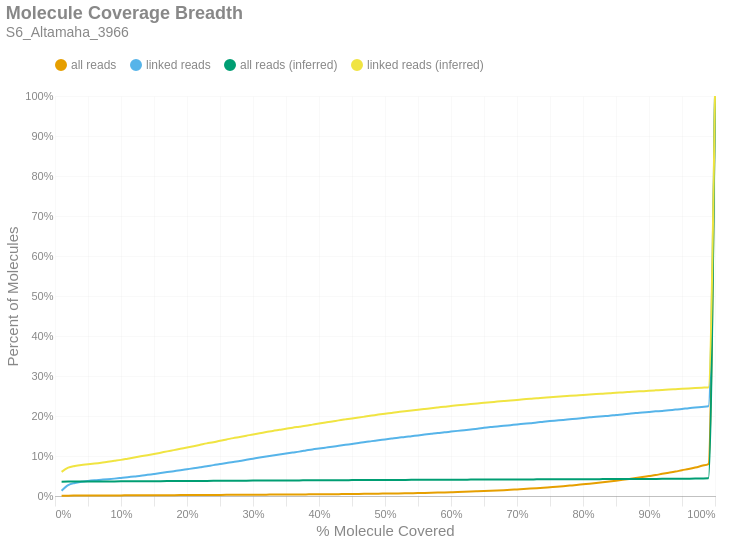

This figure's notebook cell:
### Markdown cell above
### Molecule Read Coverage
This chart shows molecule coverage breadth as computed by the number of bases aligned to that molecule. In other words, "*how much of each unique long molecule is actually sequenced/aligned?*" Keep in mind there is a distinction between sequences and alignments, since some sequences belonging to a particular molecule may not align well and wouldn't appear in the alignment data. This chart also shows molecule coverage breadth as computed by the *inferred fragment* from which the aligned sequences originate. Unlike read coverage, this calculation takes into account the total insert size, including unsequenced gaps between the forward and reverse reads. Like the previous figures, these are cumulative percents.

### Code cell
if SKIPLR:
    print_html(f"Skipped")
else:
    binned_df = consolidated_hist(valids['coverage_bp'], mask, 0.01, True)
    binned_df_inf = consolidated_hist(valids['coverage_inserts'], mask, 0.01, True)
    binned_df = binned_df.with_columns(pl.lit(binned_df_inf['all reads (cumsum)']).alias('all reads (inferred)'))
    binned_df = binned_df.with_columns(pl.lit(binned_df_inf['linked reads (cumsum)']).alias('linked reads (inferred)'))
    binned_df = binned_df.with_columns(
        (pl.col('bin').cast(pl.Float64) + 0.01).alias('right_edge')
    )

    with SafeRender(binned_df):
        (
            density_plot(binned_df, 'Molecule Coverage Breadth', samplename, 'molcov', ['all reads (inferred)','linked reads (inferred)'])
            .encode(
                #x=alt.X('bin:Q', title="% Molecule Covered").axis(format = '%').scale(padding=0),
                x=alt.X('right_edge:Q', title="% Molecule Covered").axis(format='%').scale(padding=0),
                y=alt.Y('value:Q', title='Percent of Molecules')
                    .axis(format='%')
                    .stack(False)
                    .scale(domainMin=0, padding=0),
                color=alt.Color("key:N").scale(domain = ["all reads", "linked reads", "all reads (inferred)", "linked reads (inferred)"]),
                tooltip = [
                    alt.Tooltip("key:N", title = "Data Type"),
                    alt.Tooltip("range_label:N", title="% Molecule Covered"),
                    alt.Tooltip("value:Q", format = ".2%", title="% Molecules")
                ]
            )
        ).display()

### Figure 1 — Vega-Lite specification as saved in the notebook (floating-point values rounded to 4 significant figures)
{"width": "container", "height": 400, "config": {"title": {"anchor": "start", "dy": -15, "fontSize": 18, "color": "#888888", "subtitleColor": "#888888", "subtitleFontSize": 14}, "arc": {"fill": "#0072B2"}, "axis": {"domainColor": "#888888", "domainWidth": 0.5, "gridWidth": 0.2, "grid": false, "titleFontWeight": 400, "titleFontSize": 15, "labelFontSize": 11, "labelColor": "#888888", "tickColor": "#888888", "tickWidth": 0.2, "titleColor": "#888888"}, "axisBand": {"grid": false}, "axisX": {"grid": true, "tickSize": 10, "domainCap": "round"}, "axisY": {"domain": false, "grid": true, "tickSize": 0, "domainCap": "round"}, "background": "transparent", "header": {"labelFontSize": 15, "labelColor": "#888888", "titleFontSize": 15, "titleFontWeight": 600, "titleColor": "#888888"}, "legend": {"labelFont": "sans-serif", "labelFontSize": 12, "labelColor": "#888888", "symbolSize": 100, "symbolType": "circle", "titleFontSize": 12, "titlePadding": 10, "titleColor": "#888888", "title": null, "orient": "top"}, "range": {"category": ["#E69F00", "#56B4E9", "#009E73", "#F0E442", "#0072B2", "#D55E00", "#CC79A7", "#000000"], "diverging": ["#cfe8f3", "#a2d4ec", "#73bfe2", "#46abdb", "#1696d2", "#12719e"]}, "area": {"fill": "#0072B2", "fillOpacity": 0.7, "line": true, "strokeOpacity": 0.7}, "line": {"color": "#0072B2", "stroke": "#0072B2", "strokeWidth": 2}, "trail": {"color": "#0072B2", "stroke": "#0072B2", "strokeWidth": 0, "size": 1}, "point": {"filled": true, "fillOpacity": 1.0, "size": 95}, "text": {"color": "#888888", "fontSize": 11, "align": "right", "fontWeight": 400, "size": 11}, "bar": {"fill": "#0072B2", "stroke": null}, "view": {"stroke": null, "continuousWidth": 660, "continuousHeight": 400}}, "data": {"name": "data-ef0fddec7458f22fbdef718cc9c23b56"}, "mark": {"type": "line", "interpolate": "monotone", "point": {"opacity": 0, "size": 275}}, "encoding": {"color": {"field": "key", "scale": {"domain": ["all reads", "linked reads", "all reads (inferred)", "linked reads (inferred)"]}, "type": "nominal"}, "tooltip": [{"field": "key", "title": "Data Type", "type": "nominal"}, {"field": "range_label", "title": "% Molecule Covered", "type": "nominal"}, {"field": "value", "format": ".2%", "title": "% Molecules", "type": "quantitative"}], "x": {"axis": {"format": "%"}, "field": "right_edge", "scale": {"padding": 0}, "title": "% Molecule Covered", "type": "quantitative"}, "y": {"axis": {"format": "%"}, "field": "value", "scale": {"domainMin": 0, "padding": 0}, "stack": false, "title": "Percent of Molecules", "type": "quantitative"}}, "params": [{"name": "param_c36ac31b6afebe62", "select": {"type": "point", "fields": ["key"]}, "bind": "legend"}], "title": {"text": "Molecule Coverage Breadth", "subtitle": "S6_Altamaha_3966"}, "transform": [{"fold": ["all reads (cumsum)", "linked reads (cumsum)", "all reads (inferred)", "linked reads (inferred)"]}, {"calculate": "replace(datum.key, ' (cumsum)', '')", "as": "key"}, {"filter": {"param": "param_c36ac31b6afebe62"}}], "usermeta": {"embedOptions": {"downloadFileName": "S6_Altamaha_3966.molcov"}}, "$schema": "https://vega.github.io/schema/vega-lite/v6.1.0.json", "datasets": {"data-ef0fddec7458f22fbdef718cc9c23b56": [{"bin": "0.0", "interval": "0.0-0.01", "all reads": 0.0004126, "linked reads": 0.01311, "all reads (cumsum)": 0.0004126, "linked reads (cumsum)": 0.01311, "range_label": "0.0-0.01", "all reads (inferred)": 0.03567, "linked reads (inferred)": 0.06022, "right_edge": 0.01}, {"bin": "0.01", "interval": "0.01-0.02", "all reads": 0.0004444, "linked reads": 0.01408, "all reads (cumsum)": 0.000857, "linked reads (cumsum)": 0.02719, "range_label": "0.01-0.02", "all reads (inferred)": 0.03597, "linked reads (inferred)": 0.07077, "right_edge": 0.02}, {"bin": "0.02", "interval": "0.02-0.03", "all reads": 0.0001897, "linked reads": 0.005324, "all reads (cumsum)": 0.001047, "linked reads (cumsum)": 0.03251, "range_label": "0.02-0.03", "all reads (inferred)": 0.03609, "linked reads (inferred)": 0.07497, "right_edge": 0.03}, {"bin": "0.03", "interval": "0.03-0.04", "all reads": 0.0001124, "linked reads": 0.003148, "all reads (cumsum)": 0.001159, "linked reads (cumsum)": 0.03566, "range_label": "0.03-0.04", "all reads (inferred)": 0.03617, "linked reads (inferred)": 0.07762, "right_edge": 0.04}, {"bin": "0.04", "interval": "0.04-0.05", "all reads": 8.051e-05, "linked reads": 0.002076, "all reads (cumsum)": 0.00124, "linked reads (cumsum)": 0.03774, "range_label": "0.04-0.05", "all reads (inferred)": 0.03622, "linked reads (inferred)": 0.07919, "right_edge": 0.05}, {"bin": "0.05", "interval": "0.05-0.06", "all reads": 7.005e-05, "linked reads": 0.001591, "all reads (cumsum)": 0.00131, "linked reads (cumsum)": 0.03933, "range_label": "0.05-0.06", "all reads (inferred)": 0.03628, "linked reads (inferred)": 0.08102, "right_edge": 0.06}, {"bin": "0.06", "interval": "0.06-0.07", "all reads": 6.186e-05, "linked reads": 0.001272, "all reads (cumsum)": 0.001371, "linked reads (cumsum)": 0.0406, "range_label": "0.06-0.07", "all reads (inferred)": 0.03635, "linked reads (inferred)": 0.08314, "right_edge": 0.07}, {"bin": "0.07", "interval": "0.07-0.08", "all reads": 5.55e-05, "linked reads": 0.001306, "all reads (cumsum)": 0.001427, "linked reads (cumsum)": 0.04191, "range_label": "0.07-0.08", "all reads (inferred)": 0.03643, "linked reads (inferred)": 0.08566, "right_edge": 0.08}, {"bin": "0.08", "interval": "0.08-0.09", "all reads": 6.141e-05, "linked reads": 0.00154, "all reads (cumsum)": 0.001488, "linked reads (cumsum)": 0.04345, "range_label": "0.08-0.09", "all reads (inferred)": 0.0365, "linked reads (inferred)": 0.08795, "right_edge": 0.09}, {"bin": "0.09", "interval": "0.09-0.1", "all reads": 6.641e-05, "linked reads": 0.001725, "all reads (cumsum)": 0.001555, "linked reads (cumsum)": 0.04517, "range_label": "0.09-0.1", "all reads (inferred)": 0.03657, "linked reads (inferred)": 0.09033, "right_edge": 0.1}, {"bin": "0.1", "interval": "0.1-0.11", "all reads": 7.187e-05, "linked reads": 0.001775, "all reads (cumsum)": 0.001627, "linked reads (cumsum)": 0.04695, "range_label": "0.1-0.11", "all reads (inferred)": 0.03666, "linked reads (inferred)": 0.09334, "right_edge": 0.11}, {"bin": "0.11", "interval": "0.11-0.12", "all reads": 6.96e-05, "linked reads": 0.001976, "all reads (cumsum)": 0.001696, "linked reads (cumsum)": 0.04892, "range_label": "0.11-0.12", "all reads (inferred)": 0.03675, "linked reads (inferred)": 0.09642, "right_edge": 0.12}, {"bin": "0.12", "interval": "0.12-0.13", "all reads": 6.459e-05, "linked reads": 0.001758, "all reads (cumsum)": 0.001761, "linked reads (cumsum)": 0.05068, "range_label": "0.12-0.13", "all reads (inferred)": 0.03684, "linked reads (inferred)": 0.09929, "right_edge": 0.13}, {"bin": "0.13", "interval": "0.13-0.14", "all reads": 8.051e-05, "linked reads": 0.00226, "all reads (cumsum)": 0.001841, "linked reads (cumsum)": 0.05294, "range_label": "0.13-0.14", "all reads (inferred)": 0.03692, "linked reads (inferred)": 0.102, "right_edge": 0.14}, {"bin": "0.14", "interval": "0.14-0.15", "all reads": 7.369e-05, "linked reads": 0.00211, "all reads (cumsum)": 0.001915, "linked reads (cumsum)": 0.05505, "range_label": "0.14-0.15", "all reads (inferred)": 0.03701, "linked reads (inferred)": 0.105, "right_edge": 0.15}, {"bin": "0.15", "interval": "0.15-0.16", "all reads": 8.233e-05, "linked reads": 0.002227, "all reads (cumsum)": 0.001997, "linked reads (cumsum)": 0.05728, "range_label": "0.15-0.16", "all reads (inferred)": 0.0371, "linked reads (inferred)": 0.1082, "right_edge": 0.16}, {"bin": "0.16", "interval": "0.16-0.17", "all reads": 8.324e-05, "linked reads": 0.002495, "all reads (cumsum)": 0.002081, "linked reads (cumsum)": 0.05977, "range_label": "0.16-0.17", "all reads (inferred)": 0.03721, "linked reads (inferred)": 0.1115, "right_edge": 0.17}, {"bin": "0.17", "interval": "0.17-0.18", "all reads": 8.142e-05, "linked reads": 0.002277, "all reads (cumsum)": 0.002162, "linked reads (cumsum)": 0.06205, "range_label": "0.17-0.18", "all reads (inferred)": 0.0373, "linked reads (inferred)": 0.1147, "right_edge": 0.18}, {"bin": "0.18", "interval": "0.18-0.19", "all reads": 8.142e-05, "linked reads": 0.002244, "all reads (cumsum)": 0.002243, "linked reads (cumsum)": 0.06429, "range_label": "0.18-0.19", "all reads (inferred)": 0.03739, "linked reads (inferred)": 0.118, "right_edge": 0.19}, {"bin": "0.19", "interval": "0.19-0.2", "all reads": 8.37e-05, "linked reads": 0.002545, "all reads (cumsum)": 0.002327, "linked reads (cumsum)": 0.06684, "range_label": "0.19-0.2", "all reads (inferred)": 0.03749, "linked reads (inferred)": 0.1212, "right_edge": 0.2}, {"bin": "0.2", "interval": "0.2-0.21", "all reads": 9.007e-05, "linked reads": 0.002562, "all reads (cumsum)": 0.002417, "linked reads (cumsum)": 0.0694, "range_label": "0.2-0.21", "all reads (inferred)": 0.03758, "linked reads (inferred)": 0.1245, "right_edge": 0.21}, {"bin": "0.21", "interval": "0.21-0.22", "all reads": 7.824e-05, "linked reads": 0.002444, "all reads (cumsum)": 0.002495, "linked reads (cumsum)": 0.07184, "range_label": "0.21-0.22", "all reads (inferred)": 0.03769, "linked reads (inferred)": 0.128, "right_edge": 0.22}, {"bin": "0.22", "interval": "0.22-0.23", "all reads": 8.597e-05, "linked reads": 0.002495, "all reads (cumsum)": 0.002581, "linked reads (cumsum)": 0.07434, "range_label": "0.22-0.23", "all reads (inferred)": 0.03779, "linked reads (inferred)": 0.1316, "right_edge": 0.23}, {"bin": "0.23", "interval": "0.23-0.24", "all reads": 9.643e-05, "linked reads": 0.002863, "all reads (cumsum)": 0.002678, "linked reads (cumsum)": 0.0772, "range_label": "0.23-0.24", "all reads (inferred)": 0.03788, "linked reads (inferred)": 0.1344, "right_edge": 0.24}, {"bin": "0.24", "interval": "0.24-0.25", "all reads": 8.506e-05, "linked reads": 0.002528, "all reads (cumsum)": 0.002763, "linked reads (cumsum)": 0.07973, "range_label": "0.24-0.25", "all reads (inferred)": 0.03799, "linked reads (inferred)": 0.1382, "right_edge": 0.25}, {"bin": "0.25", "interval": "0.25-0.26", "all reads": 8.734e-05, "linked reads": 0.002629, "all reads (cumsum)": 0.00285, "linked reads (cumsum)": 0.08236, "range_label": "0.25-0.26", "all reads (inferred)": 0.03808, "linked reads (inferred)": 0.1414, "right_edge": 0.26}, {"bin": "0.26", "interval": "0.26-0.27", "all reads": 9.825e-05, "linked reads": 0.00288, "all reads (cumsum)": 0.002949, "linked reads (cumsum)": 0.08524, "range_label": "0.26-0.27", "all reads (inferred)": 0.03818, "linked reads (inferred)": 0.1447, "right_edge": 0.27}, {"bin": "0.27", "interval": "0.27-0.28", "all reads": 8.142e-05, "linked reads": 0.002344, "all reads (cumsum)": 0.00303, "linked reads (cumsum)": 0.08758, "range_label": "0.27-0.28", "all reads (inferred)": 0.03827, "linked reads (inferred)": 0.1476, "right_edge": 0.28}, {"bin": "0.28", "interval": "0.28-0.29", "all reads": 9.916e-05, "linked reads": 0.002897, "all reads (cumsum)": 0.003129, "linked reads (cumsum)": 0.09048, "range_label": "0.28-0.29", "all reads (inferred)": 0.03836, "linked reads (inferred)": 0.1507, "right_edge": 0.29}, {"bin": "0.29", "interval": "0.29-0.3", "all reads": 0.0001051, "linked reads": 0.002846, "all reads (cumsum)": 0.003234, "linked reads (cumsum)": 0.09332, "range_label": "0.29-0.3", "all reads (inferred)": 0.03846, "linked reads (inferred)": 0.154, "right_edge": 0.3}, {"bin": "0.3", "interval": "0.3-0.31", "all reads": 0.0001001, "linked reads": 0.002846, "all reads (cumsum)": 0.003334, "linked reads (cumsum)": 0.09617, "range_label": "0.3-0.31", "all reads (inferred)": 0.03855, "linked reads (inferred)": 0.157, "right_edge": 0.31}, {"bin": "0.31", "interval": "0.31-0.32", "all reads": 9.507e-05, "linked reads": 0.002696, "all reads (cumsum)": 0.003429, "linked reads (cumsum)": 0.09887, "range_label": "0.31-0.32", "all reads (inferred)": 0.03863, "linked reads (inferred)": 0.1597, "right_edge": 0.32}, {"bin": "0.32", "interval": "0.32-0.33", "all reads": 9.689e-05, "linked reads": 0.002562, "all reads (cumsum)": 0.003526, "linked reads (cumsum)": 0.1014, "range_label": "0.32-0.33", "all reads (inferred)": 0.03872, "linked reads (inferred)": 0.1628, "right_edge": 0.33}, {"bin": "0.33", "interval": "0.33-0.34", "all reads": 9.325e-05, "linked reads": 0.002344, "all reads (cumsum)": 0.003619, "linked reads (cumsum)": 0.1038, "range_label": "0.33-0.34", "all reads (inferred)": 0.0388, "linked reads (inferred)": 0.1654, "right_edge": 0.34}, {"bin": "0.34", "interval": "0.34-0.35", "all reads": 0.0001037, "linked reads": 0.002545, "all reads (cumsum)": 0.003723, "linked reads (cumsum)": 0.1063, "range_label": "0.34-0.35", "all reads (inferred)": 0.03889, "linked reads (inferred)": 0.168, "right_edge": 0.35}, {"bin": "0.35", "interval": "0.35-0.36", "all reads": 0.0001028, "linked reads": 0.002377, "all reads (cumsum)": 0.003826, "linked reads (cumsum)": 0.1087, "range_label": "0.35-0.36", "all reads (inferred)": 0.03897, "linked reads (inferred)": 0.1709, "right_edge": 0.36}, {"bin": "0.36", "interval": "0.36-0.37", "all reads": 0.0001005, "linked reads": 0.00226, "all reads (cumsum)": 0.003926, "linked reads (cumsum)": 0.111, "range_label": "0.36-0.37", "all reads (inferred)": 0.03905, "linked reads (inferred)": 0.1732, "right_edge": 0.37}, {"bin": "0.37", "interval": "0.37-0.38", "all reads": 0.0001187, "linked reads": 0.002746, "all reads (cumsum)": 0.004045, "linked reads (cumsum)": 0.1137, "range_label": "0.37-0.38", "all reads (inferred)": 0.03912, "linked reads (inferred)": 0.1756, "right_edge": 0.38}, {"bin": "0.38", "interval": "0.38-0.39", "all reads": 0.0001246, "linked reads": 0.002796, "all reads (cumsum)": 0.00417, "linked reads (cumsum)": 0.1165, "range_label": "0.38-0.39", "all reads (inferred)": 0.03921, "linked reads (inferred)": 0.1784, "right_edge": 0.39}, {"bin": "0.39", "interval": "0.39-0.4", "all reads": 0.0001164, "linked reads": 0.002244, "all reads (cumsum)": 0.004286, "linked reads (cumsum)": 0.1187, "range_label": "0.39-0.4", "all reads (inferred)": 0.0393, "linked reads (inferred)": 0.1812, "right_edge": 0.4}, {"bin": "0.4", "interval": "0.4-0.41", "all reads": 0.0001237, "linked reads": 0.00221, "all reads (cumsum)": 0.00441, "linked reads (cumsum)": 0.121, "range_label": "0.4-0.41", "all reads (inferred)": 0.03938, "linked reads (inferred)": 0.1838, "right_edge": 0.41}, {"bin": "0.41", "interval": "0.41-0.42", "all reads": 0.0001283, "linked reads": 0.002193, "all reads (cumsum)": 0.004538, "linked reads (cumsum)": 0.1231, "range_label": "0.41-0.42", "all reads (inferred)": 0.03945, "linked reads (inferred)": 0.1863, "right_edge": 0.42}, {"bin": "0.42", "interval": "0.42-0.43", "all reads": 0.0001342, "linked reads": 0.002394, "all reads (cumsum)": 0.004672, "linked reads (cumsum)": 0.1255, "range_label": "0.42-0.43", "all reads (inferred)": 0.03954, "linked reads (inferred)": 0.1891, "right_edge": 0.43}, {"bin": "0.43", "interval": "0.43-0.44", "all reads": 0.0001588, "linked reads": 0.002327, "all reads (cumsum)": 0.004831, "linked reads (cumsum)": 0.1279, "range_label": "0.43-0.44", "all reads (inferred)": 0.03962, "linked reads (inferred)": 0.1916, "right_edge": 0.44}, {"bin": "0.44", "interval": "0.44-0.45", "all reads": 0.0001628, "linked reads": 0.002277, "all reads (cumsum)": 0.004994, "linked reads (cumsum)": 0.1301, "range_label": "0.44-0.45", "all reads (inferred)": 0.03969, "linked reads (inferred)": 0.1939, "right_edge": 0.45}, {"bin": "0.45", "interval": "0.45-0.46", "all reads": 0.0001701, "linked reads": 0.002361, "all reads (cumsum)": 0.005164, "linked reads (cumsum)": 0.1325, "range_label": "0.45-0.46", "all reads (inferred)": 0.03977, "linked reads (inferred)": 0.1961, "right_edge": 0.46}, {"bin": "0.46", "interval": "0.46-0.47", "all reads": 0.0001988, "linked reads": 0.002662, "all reads (cumsum)": 0.005363, "linked reads (cumsum)": 0.1352, "range_label": "0.46-0.47", "all reads (inferred)": 0.03984, "linked reads (inferred)": 0.1986, "right_edge": 0.47}, {"bin": "0.47", "interval": "0.47-0.48", "all reads": 0.0002079, "linked reads": 0.002009, "all reads (cumsum)": 0.005571, "linked reads (cumsum)": 0.1372, "range_label": "0.47-0.48", "all reads (inferred)": 0.03992, "linked reads (inferred)": 0.201, "right_edge": 0.48}, {"bin": "0.48", "interval": "0.48-0.49", "all reads": 0.0002224, "linked reads": 0.002311, "all reads (cumsum)": 0.005793, "linked reads (cumsum)": 0.1395, "range_label": "0.48-0.49", "all reads (inferred)": 0.04001, "linked reads (inferred)": 0.2035, "right_edge": 0.49}, {"bin": "0.49", "interval": "0.49-0.5", "all reads": 0.0002393, "linked reads": 0.002043, "all reads (cumsum)": 0.006033, "linked reads (cumsum)": 0.1415, "range_label": "0.49-0.5", "all reads (inferred)": 0.04008, "linked reads (inferred)": 0.2057, "right_edge": 0.5}, {"bin": "0.5", "interval": "0.5-0.51", "all reads": 0.0002311, "linked reads": 0.002177, "all reads (cumsum)": 0.006264, "linked reads (cumsum)": 0.1437, "range_label": "0.5-0.51", "all reads (inferred)": 0.04014, "linked reads (inferred)": 0.2077, "right_edge": 0.51}, {"bin": "0.51", "interval": "0.51-0.52", "all reads": 0.0002502, "linked reads": 0.002193, "all reads (cumsum)": 0.006514, "linked reads (cumsum)": 0.1459, "range_label": "0.51-0.52", "all reads (inferred)": 0.04022, "linked reads (inferred)": 0.2099, "right_edge": 0.52}, {"bin": "0.52", "interval": "0.52-0.53", "all reads": 0.0002625, "linked reads": 0.001574, "all reads (cumsum)": 0.006776, "linked reads (cumsum)": 0.1475, "range_label": "0.52-0.53", "all reads (inferred)": 0.04027, "linked reads (inferred)": 0.2117, "right_edge": 0.53}, {"bin": "0.53", "interval": "0.53-0.54", "all reads": 0.0003134, "linked reads": 0.002126, "all reads (cumsum)": 0.00709, "linked reads (cumsum)": 0.1496, "range_label": "0.53-0.54", "all reads (inferred)": 0.04034, "linked reads (inferred)": 0.2135, "right_edge": 0.54}, {"bin": "0.54", "interval": "0.54-0.55", "all reads": 0.0003298, "linked reads": 0.001892, "all reads (cumsum)": 0.00742, "linked reads (cumsum)": 0.1515, "range_label": "0.54-0.55", "all reads (inferred)": 0.04041, "linked reads (inferred)": 0.2153, "right_edge": 0.55}, {"bin": "0.55", "interval": "0.55-0.56", "all reads": 0.0003666, "linked reads": 0.002193, "all reads (cumsum)": 0.007786, "linked reads (cumsum)": 0.1537, "range_label": "0.55-0.56", "all reads (inferred)": 0.04048, "linked reads (inferred)": 0.2174, "right_edge": 0.56}, {"bin": "0.56", "interval": "0.56-0.57", "all reads": 0.0003939, "linked reads": 0.001942, "all reads (cumsum)": 0.00818, "linked reads (cumsum)": 0.1556, "range_label": "0.56-0.57", "all reads (inferred)": 0.04055, "linked reads (inferred)": 0.2195, "right_edge": 0.57}, {"bin": "0.57", "interval": "0.57-0.58", "all reads": 0.0004089, "linked reads": 0.001925, "all reads (cumsum)": 0.008589, "linked reads (cumsum)": 0.1576, "range_label": "0.57-0.58", "all reads (inferred)": 0.04062, "linked reads (inferred)": 0.2214, "right_edge": 0.58}, {"bin": "0.58", "interval": "0.58-0.59", "all reads": 0.0004258, "linked reads": 0.00154, "all reads (cumsum)": 0.009015, "linked reads (cumsum)": 0.1591, "range_label": "0.58-0.59", "all reads (inferred)": 0.04068, "linked reads (inferred)": 0.2232, "right_edge": 0.59}, {"bin": "0.59", "interval": "0.59-0.6", "all reads": 0.0004631, "linked reads": 0.001909, "all reads (cumsum)": 0.009478, "linked reads (cumsum)": 0.161, "range_label": "0.59-0.6", "all reads (inferred)": 0.04076, "linked reads (inferred)": 0.2251, "right_edge": 0.6}, {"bin": "0.6", "interval": "0.6-0.61", "all reads": 0.0004817, "linked reads": 0.001808, "all reads (cumsum)": 0.00996, "linked reads (cumsum)": 0.1628, "range_label": "0.6-0.61", "all reads (inferred)": 0.04082, "linked reads (inferred)": 0.2266, "right_edge": 0.61}, {"bin": "0.61", "interval": "0.61-0.62", "all reads": 0.0005413, "linked reads": 0.001624, "all reads (cumsum)": 0.0105, "linked reads (cumsum)": 0.1644, "range_label": "0.61-0.62", "all reads (inferred)": 0.04088, "linked reads (inferred)": 0.2282, "right_edge": 0.62}, {"bin": "0.62", "interval": "0.62-0.63", "all reads": 0.0005745, "linked reads": 0.001741, "all reads (cumsum)": 0.01108, "linked reads (cumsum)": 0.1662, "range_label": "0.62-0.63", "all reads (inferred)": 0.04095, "linked reads (inferred)": 0.2299, "right_edge": 0.63}, {"bin": "0.63", "interval": "0.63-0.64", "all reads": 0.0006336, "linked reads": 0.001808, "all reads (cumsum)": 0.01171, "linked reads (cumsum)": 0.168, "range_label": "0.63-0.64", "all reads (inferred)": 0.04101, "linked reads (inferred)": 0.2313, "right_edge": 0.64}, {"bin": "0.64", "interval": "0.64-0.65", "all reads": 0.0006605, "linked reads": 0.002394, "all reads (cumsum)": 0.01237, "linked reads (cumsum)": 0.1704, "range_label": "0.64-0.65", "all reads (inferred)": 0.04107, "linked reads (inferred)": 0.2329, "right_edge": 0.65}, {"bin": "0.65", "interval": "0.65-0.66", "all reads": 0.0007019, "linked reads": 0.001825, "all reads (cumsum)": 0.01307, "linked reads (cumsum)": 0.1722, "range_label": "0.65-0.66", "all reads (inferred)": 0.04114, "linked reads (inferred)": 0.2345, "right_edge": 0.66}, {"bin": "0.66", "interval": "0.66-0.67", "all reads": 0.0007469, "linked reads": 0.001473, "all reads (cumsum)": 0.01382, "linked reads (cumsum)": 0.1737, "range_label": "0.66-0.67", "all reads (inferred)": 0.0412, "linked reads (inferred)": 0.236, "right_edge": 0.67}, {"bin": "0.67", "interval": "0.67-0.68", "all reads": 0.0007929, "linked reads": 0.001758, "all reads (cumsum)": 0.01461, "linked reads (cumsum)": 0.1754, "range_label": "0.67-0.68", "all reads (inferred)": 0.04127, "linked reads (inferred)": 0.2375, "right_edge": 0.68}, {"bin": "0.68", "interval": "0.68-0.69", "all reads": 0.000867, "linked reads": 0.001674, "all reads (cumsum)": 0.01548, "linked reads (cumsum)": 0.1771, "range_label": "0.68-0.69", "all reads (inferred)": 0.04134, "linked reads (inferred)": 0.239, "right_edge": 0.69}, {"bin": "0.69", "interval": "0.69-0.7", "all reads": 0.0009848, "linked reads": 0.001708, "all reads (cumsum)": 0.01646, "linked reads (cumsum)": 0.1788, "range_label": "0.69-0.7", "all reads (inferred)": 0.0414, "linked reads (inferred)": 0.2402, "right_edge": 0.7}, {"bin": "0.7", "interval": "0.7-0.71", "all reads": 0.0009511, "linked reads": 0.001624, "all reads (cumsum)": 0.01741, "linked reads (cumsum)": 0.1804, "range_label": "0.7-0.71", "all reads (inferred)": 0.04146, "linked reads (inferred)": 0.2416, "right_edge": 0.71}, {"bin": "0.71", "interval": "0.71-0.72", "all reads": 0.00103, "linked reads": 0.001658, "all reads (cumsum)": 0.01844, "linked reads (cumsum)": 0.1821, "range_label": "0.71-0.72", "all reads (inferred)": 0.04152, "linked reads (inferred)": 0.2431, "right_edge": 0.72}, {"bin": "0.72", "interval": "0.72-0.73", "all reads": 0.001113, "linked reads": 0.001574, "all reads (cumsum)": 0.01956, "linked reads (cumsum)": 0.1837, "range_label": "0.72-0.73", "all reads (inferred)": 0.04158, "linked reads (inferred)": 0.2443, "right_edge": 0.73}, {"bin": "0.73", "interval": "0.73-0.74", "all reads": 0.001166, "linked reads": 0.001959, "all reads (cumsum)": 0.02072, "linked reads (cumsum)": 0.1856, "range_label": "0.73-0.74", "all reads (inferred)": 0.04164, "linked reads (inferred)": 0.2458, "right_edge": 0.74}, {"bin": "0.74", "interval": "0.74-0.75", "all reads": 0.001262, "linked reads": 0.001725, "all reads (cumsum)": 0.02199, "linked reads (cumsum)": 0.1874, "range_label": "0.74-0.75", "all reads (inferred)": 0.04171, "linked reads (inferred)": 0.247, "right_edge": 0.75}, {"bin": "0.75", "interval": "0.75-0.76", "all reads": 0.00122, "linked reads": 0.001423, "all reads (cumsum)": 0.02321, "linked reads (cumsum)": 0.1888, "range_label": "0.75-0.76", "all reads (inferred)": 0.04175, "linked reads (inferred)": 0.248, "right_edge": 0.76}, {"bin": "0.76", "interval": "0.76-0.77", "all reads": 0.00134, "linked reads": 0.001423, "all reads (cumsum)": 0.02455, "linked reads (cumsum)": 0.1902, "range_label": "0.76-0.77", "all reads (inferred)": 0.04182, "linked reads (inferred)": 0.2493, "right_edge": 0.77}, {"bin": "0.77", "interval": "0.77-0.78", "all reads": 0.001475, "linked reads": 0.001574, "all reads (cumsum)": 0.02602, "linked reads (cumsum)": 0.1918, "range_label": "0.77-0.78", "all reads (inferred)": 0.04188, "linked reads (inferred)": 0.2504, "right_edge": 0.78}, {"bin": "0.78", "interval": "0.78-0.79", "all reads": 0.001474, "linked reads": 0.00154, "all reads (cumsum)": 0.02749, "linked reads (cumsum)": 0.1933, "range_label": "0.78-0.79", "all reads (inferred)": 0.04194, "linked reads (inferred)": 0.2515, "right_edge": 0.79}, {"bin": "0.79", "interval": "0.79-0.8", "all reads": 0.001674, "linked reads": 0.001725, "all reads (cumsum)": 0.02917, "linked reads (cumsum)": 0.195, "range_label": "0.79-0.8", "all reads (inferred)": 0.04201, "linked reads (inferred)": 0.2528, "right_edge": 0.8}, {"bin": "0.8", "interval": "0.8-0.81", "all reads": 0.0016, "linked reads": 0.001741, "all reads (cumsum)": 0.03077, "linked reads (cumsum)": 0.1968, "range_label": "0.8-0.81", "all reads (inferred)": 0.04207, "linked reads (inferred)": 0.2537, "right_edge": 0.81}, {"bin": "0.81", "interval": "0.81-0.82", "all reads": 0.001759, "linked reads": 0.001222, "all reads (cumsum)": 0.03253, "linked reads (cumsum)": 0.198, "range_label": "0.81-0.82", "all reads (inferred)": 0.04213, "linked reads (inferred)": 0.2548, "right_edge": 0.82}, {"bin": "0.82", "interval": "0.82-0.83", "all reads": 0.001839, "linked reads": 0.001457, "all reads (cumsum)": 0.03437, "linked reads (cumsum)": 0.1995, "range_label": "0.82-0.83", "all reads (inferred)": 0.04219, "linked reads (inferred)": 0.2558, "right_edge": 0.83}, {"bin": "0.83", "interval": "0.83-0.84", "all reads": 0.001957, "linked reads": 0.001205, "all reads (cumsum)": 0.03632, "linked reads (cumsum)": 0.2007, "range_label": "0.83-0.84", "all reads (inferred)": 0.04225, "linked reads (inferred)": 0.2567, "right_edge": 0.84}, {"bin": "0.84", "interval": "0.84-0.85", "all reads": 0.002023, "linked reads": 0.001825, "all reads (cumsum)": 0.03835, "linked reads (cumsum)": 0.2025, "range_label": "0.84-0.85", "all reads (inferred)": 0.04233, "linked reads (inferred)": 0.2581, "right_edge": 0.85}, {"bin": "0.85", "interval": "0.85-0.86", "all reads": 0.00214, "linked reads": 0.00144, "all reads (cumsum)": 0.04049, "linked reads (cumsum)": 0.2039, "range_label": "0.85-0.86", "all reads (inferred)": 0.0424, "linked reads (inferred)": 0.259, "right_edge": 0.86}, {"bin": "0.86", "interval": "0.86-0.87", "all reads": 0.002219, "linked reads": 0.001758, "all reads (cumsum)": 0.04271, "linked reads (cumsum)": 0.2057, "range_label": "0.86-0.87", "all reads (inferred)": 0.04247, "linked reads (inferred)": 0.2601, "right_edge": 0.87}, {"bin": "0.87", "interval": "0.87-0.88", "all reads": 0.002306, "linked reads": 0.001691, "all reads (cumsum)": 0.04501, "linked reads (cumsum)": 0.2074, "range_label": "0.87-0.88", "all reads (inferred)": 0.04255, "linked reads (inferred)": 0.2613, "right_edge": 0.88}, {"bin": "0.88", "interval": "0.88-0.89", "all reads": 0.002405, "linked reads": 0.001323, "all reads (cumsum)": 0.04742, "linked reads (cumsum)": 0.2087, "range_label": "0.88-0.89", "all reads (inferred)": 0.04262, "linked reads (inferred)": 0.262, "right_edge": 0.89}, {"bin": "0.89", "interval": "0.89-0.9", "all reads": 0.002555, "linked reads": 0.001507, "all reads (cumsum)": 0.04997, "linked reads (cumsum)": 0.2102, "range_label": "0.89-0.9", "all reads (inferred)": 0.04272, "linked reads (inferred)": 0.2632, "right_edge": 0.9}, {"bin": "0.9", "interval": "0.9-0.91", "all reads": 0.002466, "linked reads": 0.001406, "all reads (cumsum)": 0.05244, "linked reads (cumsum)": 0.2116, "range_label": "0.9-0.91", "all reads (inferred)": 0.0428, "linked reads (inferred)": 0.2642, "right_edge": 0.91}, {"bin": "0.91", "interval": "0.91-0.92", "all reads": 0.002978, "linked reads": 0.001189, "all reads (cumsum)": 0.05542, "linked reads (cumsum)": 0.2128, "range_label": "0.91-0.92", "all reads (inferred)": 0.0429, "linked reads (inferred)": 0.2651, "right_edge": 0.92}, {"bin": "0.92", "interval": "0.92-0.93", "all reads": 0.00274, "linked reads": 0.001607, "all reads (cumsum)": 0.05816, "linked reads (cumsum)": 0.2144, "range_label": "0.92-0.93", "all reads (inferred)": 0.04301, "linked reads (inferred)": 0.2663, "right_edge": 0.93}, {"bin": "0.93", "interval": "0.93-0.94", "all reads": 0.002916, "linked reads": 0.00154, "all reads (cumsum)": 0.06107, "linked reads (cumsum)": 0.2159, "range_label": "0.93-0.94", "all reads (inferred)": 0.04312, "linked reads (inferred)": 0.2671, "right_edge": 0.94}, {"bin": "0.94", "interval": "0.94-0.95", "all reads": 0.003425, "linked reads": 0.001591, "all reads (cumsum)": 0.0645, "linked reads (cumsum)": 0.2175, "range_label": "0.94-0.95", "all reads (inferred)": 0.04324, "linked reads (inferred)": 0.2679, "right_edge": 0.95}, {"bin": "0.95", "interval": "0.95-0.96", "all reads": 0.003011, "linked reads": 0.001909, "all reads (cumsum)": 0.06751, "linked reads (cumsum)": 0.2194, "range_label": "0.95-0.96", "all reads (inferred)": 0.04338, "linked reads (inferred)": 0.2688, "right_edge": 0.96}, {"bin": "0.96", "interval": "0.96-0.97", "all reads": 0.003599, "linked reads": 0.00154, "all reads (cumsum)": 0.07111, "linked reads (cumsum)": 0.221, "range_label": "0.96-0.97", "all reads (inferred)": 0.04355, "linked reads (inferred)": 0.2699, "right_edge": 0.97}, {"bin": "0.97", "interval": "0.97-0.98", "all reads": 0.004432, "linked reads": 0.001708, "all reads (cumsum)": 0.07554, "linked reads (cumsum)": 0.2227, "range_label": "0.97-0.98", "all reads (inferred)": 0.04384, "linked reads (inferred)": 0.2708, "right_edge": 0.98}, {"bin": "0.98", "interval": "0.98-0.99", "all reads": 0.004355, "linked reads": 0.001574, "all reads (cumsum)": 0.07989, "linked reads (cumsum)": 0.2243, "range_label": "0.98-0.99", "all reads (inferred)": 0.04433, "linked reads (inferred)": 0.2716, "right_edge": 0.99}, {"bin": "0.99", "interval": "0.99-1.0", "all reads": 0.9201, "linked reads": 0.7757, "all reads (cumsum)": 1.0, "linked reads (cumsum)": 1.0, "range_label": "0.99-1.0", "all reads (inferred)": 1.0, "linked reads (inferred)": 1.0, "right_edge": 1.0}]}}
